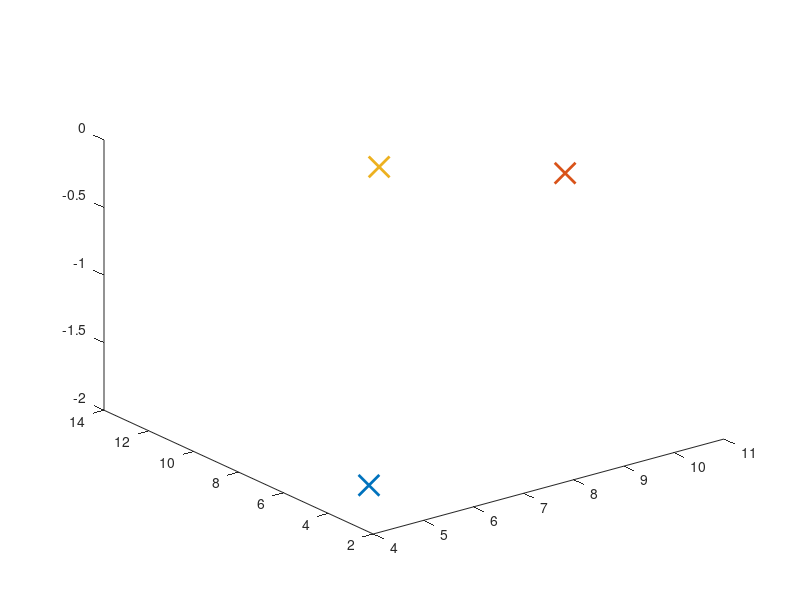

The MATLAB script that drew this image: (Note: this script raises an error after producing the figure.)
% FILEPATH: /home/nicolas/Github/Matlab_algorithm/Tesis/Matlab/PrescribedPerformanceControlMultiagent/PrescribedPerformanceControl_Multiagent_test.Framework.SPACE_DIM
% This script implements a multi-agent system with prescribed performance control.
% The agents are modeled as double integrators, and the control objective is to make
% them track a desired trajectory while maintaining a certain formation. The control
% law is based on a prescribed performance function and a Lyapunov function. The
% script generates random initial positions for the agents and plots their
% trajectories in 3D.
%
% Inputs:
%   - None
%
% Outputs:
%   - None
%
% Author: Benjamin Nicolas Trinidad
% Date: August 2023

clear;
close all;
clc;
tic

disp("iniciando simulacion")

ANIMATION = 1;

%%%%%%%%%%%%%%%%%%%%%%%%%%%%%%%%%%%%%%%%%%%%%%%%%%%%%%%%%%%%%%%%%%%%%%%%%%%
% Simulation and Control Parameters Initialization
%%%%%%%%%%%%%%%%%%%%%%%%%%%%%%%%%%%%%%%%%%%%%%%%%%%%%%%%%%%%%%%%%%%%%%%%%%%

%-------------------------------
% 1. Simulation Time Parameters
%-------------------------------
SimulationParams = struct();
SimulationParams.TIME_STEP  = 0.01;   % Simulation time step [seconds]
SimulationParams.T_END      = 50;     % Total simulation time [seconds]
SimulationParams.TIME       = 0 : SimulationParams.TIME_STEP : SimulationParams.T_END; % Time vector

%-------------------------------------------------
% 2. Multi-Agent Formation Parameters
%-------------------------------------------------
Framework = struct();
Framework.SPACE_DIM          = 3;    % Number of spatial dimensions (3D)
Framework.NUM_AGENTS         = 3;    % Number of agents in the formation
Framework.NUM_EDGES          = 3;    % Number of edges in the formation graph
Framework.STATES_PER_VEHICLE = 12;   % Number of states per vehicle [η₁; η₂; ν₁; ν₂]
Framework.LEADER_AGENT       = 3;    % Index of the leader agent
Framework.distance           = zeros(Framework.NUM_EDGES, 1); % Desired inter-agent distances (to be computed later)
SimulationParams.noise       = 0.00; % Noise level for sensor measurements (if applicable)
%-------------------------------------------------
% 3. Prescribed Performance Control (PPC) Parameters
%-------------------------------------------------
PPControl = struct();
% PPControl.K_V       = 3;   % Gain for virtual control (velocity tracking)
% PPControl.K_TANG    = 11900;     % Gain for hyperbolic tangent term (robustness)
% PPControl.K_SIGMA   = 11;      % Gain for sigma term (damping)
PPControl.K_V       = 3;   % Gain for virtual control (velocity tracking)
PPControl.K_TANG    = 11900;     % Gain for hyperbolic tangent term (robustness)
PPControl.K_SIGMA   = 11750;      % Gain for sigma term (damping)

%-------------------------------------------------
% 4. PID Controller Gains (for orientation control)
%-------------------------------------------------
PidControl = struct();
PidControl.KP   = 3*100;   % Proportional gain
PidControl.KD   = 60;    % Derivative gain
PidControl.KI   = 40;    % Integral gain

%-------------------------------------------------
% 5. Prescribed Performance Function (PPF) Parameters
%-------------------------------------------------
PPF = struct();
PPF.DELTA_UPPER_LIMIT = 4;      % Upper bound for performance envelope
PPF.DELTA_LOWER_LIMIT = 4;      % Lower bound for performance envelope
PPF.PPF_START         = 1;      % Initial value of the performance function
PPF.PPF_END           = 0.07;   % Final value of the performance function
PPF.BETA              = 0.9;    % Exponential decay rate for the performance function


%%%%%%%%%%%%%%%%%%%%%%%%%%%%%%%%%%%%%%%%%%%%%%%%%%%%%%%%%%%%%%%%%%%%%%%%%%
%% Parámetros de la trayectoria
R     = 5;           % Radio en metros
omega = 0.15;        % Velocidad angular (rad/s)
xc    = 2.7;         % Centro en X
yc    = 12.1;        % Centro en Y
zc    = 0;           % Altura inicial
phi0  = 0.0;         % Fase inicial

vz    = 1;          % Velocidad vertical constante en m/s
%%%%%%%%%%%%%%%%%%%%%%%%%%%%%%%%%%%%%%%%%%%%%%%%%%%%%%%%%%%%%%%%%%%%%%%%%%%
% Prescribed Performance Function (PPF) Calculation and Agent Initialization
%%%%%%%%%%%%%%%%%%%%%%%%%%%%%%%%%%%%%%%%%%%%%%%%%%%%%%%%%%%%%%%%%%%%%%%%%%%

%-----------------------------------------------------
% 1. Prescribed Performance Function (PPF) Calculation
%-----------------------------------------------------
% The PPF defines a time-varying performance envelope for the tracking error.
% It starts at PPF_START and exponentially decays to PPF_END with rate BETA.
% This envelope is used to guarantee transient and steady-state performance.
%
% Equation:
%   PPF(t) = (PPF_START - PPF_END) * exp(-BETA * t) + PPF_END
PPF.PPF = (PPF.PPF_START - PPF.PPF_END) ...
    .* exp(-PPF.BETA * SimulationParams.TIME) ...
    + PPF.PPF_END;

% Derivative of the PPF with respect to time
PPF.PPF_DOT = -PPF.BETA * (PPF.PPF - PPF.PPF_END);


% Pre-allocate arrays for the upper and lower bounds of the PPF for each edge.
PPF.b_plus  = zeros(Framework.NUM_EDGES, 1);
PPF.b_minus = zeros(Framework.NUM_EDGES, 1);

%---------------------------------
% 2. Agent Initial Position Setup
%---------------------------------
% Define the initial positions for each agent in 3D space (meters).
% These are column vectors [x; y; z] for each agent, scaled by 3 for scenario.
AgentSetup = struct();
AgentSetup.AGENT_1_POS_M = 3 * [1.5579; 1.2313; -0.6123]; % Agent 1 initial position
AgentSetup.AGENT_2_POS_M = 3 * [3.5815; 2.8371; -0.1681]; % Agent 2 initial position
AgentSetup.AGENT_3_POS_M = 3 * [3.0201; 4.3460; -0.2113]; % Agent 3 initial position

% Aggregate all initial positions into a single column vector for convenience.
% The vector is stacked as [agent1; agent2; agent3], each as [x; y; z].
AgentSetup.positionsArray_M = [
    AgentSetup.AGENT_1_POS_M;
    AgentSetup.AGENT_2_POS_M;
    AgentSetup.AGENT_3_POS_M
];

%-------------------------------------------
% 3. Agent Trajectory Buffer Initialization
%-------------------------------------------
% Pre-allocate a buffer to store the trajectory (positions) of each agent
% over the simulation time for later plotting or animation.
% Dimensions: [time_steps x num_agents x space_dim]
AgentSetup.agentTrajectoryBuffer_M = zeros( ...
    length(SimulationParams.TIME) - 1, ...
    Framework.NUM_AGENTS, ...
    Framework.SPACE_DIM ...
        );
        
%-------------------------------------------
% 4. Desired Target Positions for Each Agent
%-------------------------------------------
% Define the desired (goal) positions for each agent in 3D space (meters).
% These are row vectors [x, y, z] for each agent, scaled by 3 for scenario.
DesiredTargets = struct();
DesiredTargets.AGENT_1_POS_M = 3 * [1, 1, -1]; % Agent 1 desired position
DesiredTargets.AGENT_2_POS_M = 3 * [3, 1, -1]; % Agent 2 desired position
DesiredTargets.AGENT_3_POS_M = 3 * [2, 3, -1]; % Agent 3 desired position

% Aggregate all desired positions into a single column vector for convenience.
% The vector is stacked as [agent1; agent2; agent3], each as [x; y; z].
DesiredTargets.agentPositionsArray_M = [
    DesiredTargets.AGENT_1_POS_M';
    DesiredTargets.AGENT_2_POS_M';
    DesiredTargets.AGENT_3_POS_M'
];

% Generate plot with initial positions for the agents
figure(1);
for i = 1:Framework.NUM_AGENTS
    index_qx = (i - 1) * Framework.SPACE_DIM + 1;
    index_qy = (i - 1) * Framework.SPACE_DIM + 2;
    index_qz = (i - 1) * Framework.SPACE_DIM + 3;

    plot3(AgentSetup.positionsArray_M(index_qx),...
          AgentSetup.positionsArray_M(index_qy),...
          AgentSetup.positionsArray_M(index_qz),...
          'x', 'LineWidth', 2, 'MarkerSize', 15);

    hold on;
end

% Define the edges of the formation
EdgesFormation = struct();
EdgesFormation.E1       = [1, 2];
EdgesFormation.E2       = [2, 3];
EdgesFormation.E3       = [3, 1];
EdgesFormation.E_ARRAY  = [EdgesFormation.E1; EdgesFormation.E2; EdgesFormation.E3];


% Calculate the initial distances between agents based on the desired positions
% Calculate the desired distances between agents for each edge in the formation
for i = 1:Framework.NUM_EDGES
    % Get the indices for the first and second agent in the edge
    idx_agent1 = (EdgesFormation.E_ARRAY(i, 1) - 1) * Framework.SPACE_DIM + 1;
    idx_agent2 = (EdgesFormation.E_ARRAY(i, 2) - 1) * Framework.SPACE_DIM + 1;
    
    % Compute the Euclidean distance between the two agents' desired positions
    Framework.distance(i, 1) = norm(DesiredTargets.agentPositionsArray_M(idx_agent1:idx_agent1 + 2) ...
                                        - DesiredTargets.agentPositionsArray_M(idx_agent2:idx_agent2 + 2));
end

% Compute the upper and lower bounds for the prescribed performance function for each edge
for i = 1:Framework.NUM_EDGES
    % Upper bound (b_plus) for the prescribed performance function
    % Ensures the error stays within a shrinking envelope over time
    PPF.b_plus(i) = (PPF.DELTA_UPPER_LIMIT^2 ...
                              + 2 * Framework.distance(i, 1) * PPF.DELTA_UPPER_LIMIT) ...
                              / PPF.PPF(1);


    % Lower bound (b_minus) for the prescribed performance function
    % Ensures the error does not exceed the lower performance envelope
    PPF.b_minus(i) = (2 * Framework.distance(i, 1) * PPF.DELTA_LOWER_LIMIT ...
                               - PPF.DELTA_LOWER_LIMIT^2) ...
                               / PPF.PPF(1);

end

% Buffers for storing error and transformed signals over time
ErrorSignals = struct();
ErrorSignals.e        = zeros(Framework.NUM_EDGES, length(SimulationParams.TIME) - 1); % Standard error
ErrorSignals.e_plus   = zeros(Framework.NUM_EDGES, length(SimulationParams.TIME) - 1); % Positive error bound/component
ErrorSignals.e_minus  = zeros(Framework.NUM_EDGES, length(SimulationParams.TIME) - 1); % Negative error bound/component
ErrorSignals.eta_plus = zeros(Framework.NUM_EDGES, length(SimulationParams.TIME) - 1); % Transformed error variable (+)
ErrorSignals.eta_minus= zeros(Framework.NUM_EDGES, length(SimulationParams.TIME) - 1); % Transformed error variable (-)
ErrorSignals.etaij    = zeros(Framework.NUM_EDGES, length(SimulationParams.TIME) - 1); % Another transformed error variable
ErrorSignals.gammaV   = zeros(Framework.NUM_EDGES, length(SimulationParams.TIME) - 1); % Performance function output
ErrorSignals.zeta     = zeros(Framework.NUM_EDGES, length(SimulationParams.TIME) - 1); % Transformed error for control
ErrorSignals.epsilon  = zeros(Framework.NUM_EDGES, length(SimulationParams.TIME) - 1); % Possibly a small constant or margin

% Time-series data buffers for Prescribed Performance Control signals
PrescribedPerformanceControl = struct();
PPC_Signals.virtualControlDot_V    = zeros(Framework.SPACE_DIM * Framework.NUM_AGENTS, length(SimulationParams.TIME) - 1); % Derivative of virtual control (e.g., in Volts/second)
PPC_Signals.virtualControl_V       = zeros(Framework.SPACE_DIM * Framework.NUM_AGENTS, length(SimulationParams.TIME) - 1);    % Virtual control signal (e.g., in Volts)
PPC_Signals.velocityError_MPS      = zeros(Framework.SPACE_DIM * Framework.NUM_AGENTS, length(SimulationParams.TIME) - 1);   % Position error vector (in meters)
PPC_Signals.controlInput_V         = zeros(Framework.SPACE_DIM * Framework.NUM_AGENTS, length(SimulationParams.TIME) - 1);   % Actual control input (e.g., in Volts)
PPC_Signals.velocityErrorSigma_MPS = zeros(Framework.SPACE_DIM * Framework.NUM_AGENTS, length(SimulationParams.TIME) - 1);  % Velocity error (in meters/second)
PPC_Signals.qTildeDistanceError_M  = zeros(Framework.SPACE_DIM * Framework.NUM_AGENTS, length(SimulationParams.TIME) - 1); % Transformed distance error (in meters)
PPC_Signals.desiredvelocityArray_MPS    = zeros(Framework.SPACE_DIM * Framework.NUM_AGENTS, length(SimulationParams.TIME) - 1);  % Desired velocity (in meters/second)

% Rotation matrices of agents from the previous time step/iteration
% Initialize a 3D array to store the previous rotation matrices for each agent (size: NUM_AGENTS x 3 x 3)
prevAgentRotMatrices = zeros(Framework.NUM_AGENTS, 3, 3);

% Loop over each edge in the formation to compute initial distance errors
for j = 1:Framework.NUM_EDGES
    % Compute the indices for agent j's and i's position in the state vector
    index_qj = EdgesFormation.E_ARRAY(j, 1) * Framework.SPACE_DIM - 2 : EdgesFormation.E_ARRAY(j, 1) * Framework.SPACE_DIM;
    index_qi = EdgesFormation.E_ARRAY(j, 2) * Framework.SPACE_DIM - 2 : EdgesFormation.E_ARRAY(j, 2) * Framework.SPACE_DIM;
    % Compute the indices for the error vector corresponding to this edge
    index_qij = j * Framework.SPACE_DIM - (Framework.SPACE_DIM - 1) : Framework.SPACE_DIM * j;

    % Calculate the initial relative position error for this edge (difference between agent i and agent j)
    PPC_Signals.qTildeDistanceError_M(index_qij, 1) = AgentSetup.positionsArray_M(index_qi, 1) - AgentSetup.positionsArray_M(index_qj, 1);
end

% Compute the initial transformed distance error vector for all edges
PPC_Signals.qTinDistanceError_M = qtinVector(EdgesFormation.E_ARRAY, PPC_Signals.qTildeDistanceError_M(:, 1), Framework.LEADER_AGENT, Framework.NUM_EDGES, Framework.SPACE_DIM);

% Initialize initial linear and angular velocities for each agent
initialLinearvelocityArray_MPS = [
    2.2786; 0.7190; 2.8849;
    0.7418; 1.0539; 1.0164;
    0.5796; 0.7611; 2.2201;
];

initialAngularVelocity_RADPS = [
    0.7099; 1.0521; 1.4225;
    1.1179; 0.2414; 0.5600;
    1.2600; 0.3263; 1.2705;
];

% Store initial velocities in AgentSetup structure for clarity and reuse
AgentSetup.initialLinearvelocityArray_MPS = initialLinearvelocityArray_MPS;
AgentSetup.initialAngularVelocity_RADPS   = initialAngularVelocity_RADPS;
AgentSetup.velocityArray_MPS              = AgentSetup.initialLinearvelocityArray_MPS;
    
% Desired trajectory functions
TrajectoryDefVelocity = struct();

%% Trajectory Definition for Leader Agent
% This section defines the desired linear trajectory functions for the leader agent
% in a multi-agent underwater vehicle simulation. The trajectory is parameterized
% as a function of time (t) and includes the position, velocity (first derivative),
% and acceleration (second derivative) for each spatial axis (X, Y, Z).


%% Funciones de posición deseada
pos_x_desired = @(t) xc + R*cos(omega*t + phi0);
pos_y_desired = @(t) yc + R*sin(omega*t + phi0);
pos_z_desired = @(t) zc + vz*t;

%% Funciones de velocidad deseada (derivadas consistentes)
vel_x_desired = @(t) -R*omega*sin(omega*t);
vel_y_desired = @(t)  R*omega*cos(omega*t);
vel_z_desired = @(t)  vz*ones(size(t)); % Velocidad constante en Z

%% Asignación a la estructura de trayectoria
TrajectoryDefVelocity.pos_linear_desired = @(t) [ pos_x_desired(t);
                                                  pos_y_desired(t);
                                                  pos_z_desired(t) ];

TrajectoryDefVelocity.nu1_desired = @(t) [ vel_x_desired(t);
                                           vel_y_desired(t);
                                           vel_z_desired(t) ];

%% Cálculo de las referencias para todo el horizonte
TrajectoryDefVelocity.PosLeaderDesired       = TrajectoryDefVelocity.pos_linear_desired(SimulationParams.TIME);
TrajectoryDefVelocity.VelLinearLeaderDesired = TrajectoryDefVelocity.nu1_desired(SimulationParams.TIME);



% Define the desired angular trajectory functions for the leader agent
%% Desired Angular Trajectory Definitions for the Leader Agent
% This section defines the desired angular trajectories (roll, pitch, yaw) for the leader agent.
% Each trajectory is specified as a function of time, including the angle itself,
% its first derivative (angular velocity), and its second derivative (angular acceleration).
% These trajectories are used as references for the prescribed performance control.

phi_desired    = @(t) zeros(1, length(t));               % Roll angle
theta_desired  = @(t) zeros(1, length(t));               % Pitch angle
psi_desired    = @(t) zeros(1, length(t));               % Yaw angle (constant)

% First derivatives (angular velocities) BODY
phi_dot_desired   = @(t) zeros(1, length(t));            % d(phi)/dt
theta_dot_desired = @(t) zeros(1, length(t));            % d(theta)/dt
psi_dot_desired   = @(t) zeros(1, length(t));            % d(psi)/dt


%% Description
% This section defines the variables or parameters associated with each axis of 'eta1',
% which likely represents the position and orientation states of the underwater vehicle
% in the multi-agent prescribed performance control simulation model.
%definition for each axis of eta1
TrajectoryDefVelocity.nu1_desired = @(t) [ x_velLinear_desired(t); 
                                           y_velLinear_desired(t); 
                                           z_velLinear_desired(t)]; % Desired trajectory

% This section defines the parameters or variables associated with each axis of the eta2 vector,
% which typically represents a subset of the state variables (such as orientation or position)
% in the underwater vehicle model. The definitions provided here are essential for the
% implementation of prescribed performance control in a multi-agent underwater system.
% definition for each axis of eta2
TrajectoryDefVelocity.eta2_desired = @(t) [phi_desired(t); 
                                           theta_desired(t); 
                                           psi_desired(t)]; % Desired trajectory

% definition for each axis of nu2
TrajectoryDefVelocity.nu2_desired  = @(t) [phi_dot_desired(t); 
                                           theta_dot_desired(t); 
                                           psi_dot_desired(t)];

TrajectoryDefVelocity.pos_linear_desired = @(t) [ ...
                                                pos_x_desired(t); ...
                                                pos_y_desired(t); ...
                                                pos_z_desired(t) ];


TrajectoryDefVelocity.VelAngularLeaderDesired = [0*ones(1,length(SimulationParams.TIME));   % Z y Y descendente
                                                 0*ones(1,length(SimulationParams.TIME));   % Z y X ascendente
                                                 0*ones(1,length(SimulationParams.TIME))];  % X y Y 

% Initialize the struct array to store PID gains
PID_gains = struct('Kp', [], 'Ki', [], 'Kd', []);

PID_gains(1).Kp = [PidControl.KP, PidControl.KP, PidControl.KP];
PID_gains(1).Ki = [PidControl.KD, PidControl.KD, PidControl.KD+15];
PID_gains(1).Kd = [PidControl.KI, PidControl.KI, PidControl.KI];

PID_gains(2).Kp = [PidControl.KP, PidControl.KP, PidControl.KP];
PID_gains(2).Ki = [PidControl.KD, PidControl.KD, PidControl.KD+15];
PID_gains(2).Kd = [PidControl.KI, PidControl.KI, PidControl.KI];

PID_gains(3).Kp = [PidControl.KP, PidControl.KP, PidControl.KP];
PID_gains(3).Ki = [PidControl.KD, PidControl.KD, PidControl.KD+15];
PID_gains(3).Kd = [PidControl.KI, PidControl.KI, PidControl.KI];

% Initialize PID controllers using the struct array
PID_controllers = struct();
for i = 1:Framework.NUM_AGENTS
    PID_controllers(i).PID = PIDController(PID_gains(1).Kp, PID_gains(1).Ki, PID_gains(1).Kd);
end

vehicle = struct();

for i = 1:Framework.NUM_AGENTS
    vehicle(i).eta1    = zeros(Framework.SPACE_DIM, 1);
    vehicle(i).eta2    = zeros(Framework.SPACE_DIM, 1);
    vehicle(i).nu1     = zeros(Framework.SPACE_DIM, 1);
    vehicle(i).nu2     = zeros(Framework.SPACE_DIM, 1);
    vehicle(i).u1      = zeros(Framework.SPACE_DIM, length(SimulationParams.TIME) - 1);
    vehicle(i).u2      = zeros(Framework.SPACE_DIM, length(SimulationParams.TIME) - 1);
    vehicle(i).eta     = zeros(6, length(SimulationParams.TIME) - 1);
    vehicle(i).nu      = zeros(6, length(SimulationParams.TIME) - 1);
    vehicle(i).error   = zeros(Framework.SPACE_DIM, length(SimulationParams.TIME) - 1);
    vehicle(i).eta2error_i = zeros(Framework.SPACE_DIM, length(SimulationParams.TIME) - 1);
    vehicle(i).eta2error_v = zeros(Framework.SPACE_DIM, length(SimulationParams.TIME) - 1);
    vehicle(i).phi     = zeros(length(SimulationParams.TIME)-1);
    vehicle(i).theta   = zeros(length(SimulationParams.TIME)-1);
    vehicle(i).psi     = zeros(length(SimulationParams.TIME)-1);
    % vehicle(i).ModelSetting = zeros(length(SimulationParams.TIME)-1);
end


for i = 1:Framework.NUM_AGENTS
    base_idx = (i - 1) * Framework.SPACE_DIM;
    vehicle(i).eta1(:, 1) = AgentSetup.positionsArray_M(base_idx + 1:base_idx + Framework.SPACE_DIM, 1);
    vehicle(i).nu1(:, 1)  = AgentSetup.velocityArray_MPS(base_idx + 1:base_idx + Framework.SPACE_DIM, 1);
end

% Initialize state vector X
X = zeros(Framework.NUM_AGENTS * Framework.STATES_PER_VEHICLE, length(SimulationParams.TIME));
for i = 1:Framework.NUM_AGENTS
    base_idx = (i - 1) * Framework.STATES_PER_VEHICLE;
    X(base_idx + 1:base_idx + Framework.STATES_PER_VEHICLE, 1) = [
        vehicle(i).eta1(:, 1);
        vehicle(i).eta2(:, 1);
        vehicle(i).nu1(:, 1);
        vehicle(i).nu2(:, 1);
    ];
end

% modelParameters_Bluerov2 struct
for i = 1:Framework.NUM_AGENTS
    modelParameters_Bluerov2(i) = BlueROV2ModelParameters(vehicle(i).nu(:, 1), vehicle(i).eta(:, 1));
end

% Main Loop
totalIterations = length(SimulationParams.TIME) - 1;
hWait = waitbar(0, 'Processing...');  % Inicialización de la barra de progreso


for time_iterator = 1:totalIterations
    % Actualización de la barra de progreso con el porcentaje completado
    if mod(time_iterator, 20) == 0
        waitbar(time_iterator/totalIterations, hWait, sprintf('Progress: %.2f%%', (time_iterator/totalIterations)*100));
    end
    
    %%%%%%%%%%%%%%%%%%%%%%%%%%%%%%%%%%%%%%%%%%%%%%%%%%%%%%%%%%%%%%%%%%%%%%%%%%%
    % 1. Compute Edge Errors and Prescribed Performance Variables
    %%%%%%%%%%%%%%%%%%%%%%%%%%%%%%%%%%%%%%%%%%%%%%%%%%%%%%%%%%%%%%%%%%%%%%%%%%%
    % For each edge in the formation, calculate the relative position error,
    % prescribed performance bounds, transformed errors, and PPC variables.
    % This section implements the prescribed performance control (PPC) error
    % transformation and envelope logic for each edge.
    %%%%%%%%%%%%%%%%%%%%%%%%%%%%%%%%%%%%%%%%%%%%%%%%%%%%%%%%%%%%%%%%%%%%%%%%%%%
    for j = 1:Framework.NUM_EDGES
        %----------------------------------------------------------------------
        % (a) Indices for agent positions in the state vector
        %----------------------------------------------------------------------
        idx_agent_i = EdgesFormation.E_ARRAY(j, 2) * Framework.SPACE_DIM - 2 : EdgesFormation.E_ARRAY(j, 2) * Framework.SPACE_DIM;
        idx_agent_j = EdgesFormation.E_ARRAY(j, 1) * Framework.SPACE_DIM - 2 : EdgesFormation.E_ARRAY(j, 1) * Framework.SPACE_DIM;
        idx_edge    = j * Framework.SPACE_DIM - (Framework.SPACE_DIM - 1) : Framework.SPACE_DIM * j;

        %----------------------------------------------------------------------
        % (b) Relative position error for this edge (vector)
        %     qTilde_ij = q_i - q_j
        %----------------------------------------------------------------------
        PPC_Signals.qTildeDistanceError_M(idx_edge, time_iterator) = ...
                    AgentSetup.positionsArray_M(idx_agent_i, time_iterator) - ...
                    AgentSetup.positionsArray_M(idx_agent_j, time_iterator);

        %----------------------------------------------------------------------
        % (c) Distance error (scalar)
        %     e_ij = ||qTilde_ij|| - d_ij^*
        %----------------------------------------------------------------------
        ErrorSignals.e(j, time_iterator) = ...
                    norm(PPC_Signals.qTildeDistanceError_M(idx_edge, time_iterator)) - Framework.distance(j);

        %----------------------------------------------------------------------
        % (d) Epsilon error (quadratic form)
        %     epsilon_ij = e_ij * (e_ij + 2*d_ij^*)
        %     This is a transformed error used for PPC
        %----------------------------------------------------------------------
        ErrorSignals.epsilon(j, time_iterator) = ...
                    ErrorSignals.e(j, time_iterator) * (ErrorSignals.e(j, time_iterator) + 2 * Framework.distance(j));

        %----------------------------------------------------------------------
        % (e) Prescribed performance bounds (upper/lower envelopes)
        %     e_plus: upper bound, e_minus: lower bound
        %     These bounds shrink over time according to the PPF
        %     e_plus = -d_ij^* + sqrt(d_ij^*^2 + b_plus * PPF)
        %     e_minus = d_ij^* - sqrt(d_ij^*^2 - b_minus * PPF)
        %----------------------------------------------------------------------
        ErrorSignals.e_plus(j, time_iterator) = ...
                    -Framework.distance(j) + sqrt(Framework.distance(j)^2 + PPF.b_plus(j) * PPF.PPF(time_iterator));

        ErrorSignals.e_minus(j, time_iterator) = ...
                    Framework.distance(j) - sqrt(Framework.distance(j)^2 - PPF.b_minus(j) * PPF.PPF(time_iterator));

        %----------------------------------------------------------------------
        % (f) Transformed error variables (for Lyapunov/PPC design)
        %     eta_plus = e_plus^2 + 2*d_ij^* * e_plus
        %     eta_minus = e_minus^2 - 2*d_ij^* * e_minus
        %----------------------------------------------------------------------
        ErrorSignals.eta_plus(j, time_iterator) = ...
                    ErrorSignals.e_plus(j, time_iterator)^2 + 2 * Framework.distance(j) * ErrorSignals.e_plus(j, time_iterator);

        ErrorSignals.eta_minus(j, time_iterator) = ...
                    ErrorSignals.e_minus(j, time_iterator)^2 - 2 * Framework.distance(j) * ErrorSignals.e_minus(j, time_iterator);

        %----------------------------------------------------------------------
        % (g) Normalized error (zeta)
        %     zeta_ij = epsilon_ij / PPF
        %     This normalization ensures the error is relative to the shrinking envelope
        %----------------------------------------------------------------------
        ErrorSignals.zeta(j, time_iterator) = ...
                    ErrorSignals.epsilon(j, time_iterator) / PPF.PPF(time_iterator);

        %----------------------------------------------------------------------
        % (h) GammaV transformation for PPC
        %     gammaV_ij = 0.5 * log( (b_plus*zeta + b_minus*b_plus) / (b_plus*b_minus - b_minus*zeta) )
        %     This transformation is used in the PPC law to ensure error convergence
        %----------------------------------------------------------------------
        ErrorSignals.gammaV(j, time_iterator) = 0.5 * log( ...
                    (PPF.b_plus(j) * ErrorSignals.zeta(j, time_iterator) + PPF.b_minus(j) * PPF.b_plus(j)) / ...
                    (PPF.b_plus(j) * PPF.b_minus(j) - PPF.b_minus(j) * ErrorSignals.zeta(j, time_iterator)) ...
                );
    end
    
    %%%%%%%%%%%%%%%%%%%%%%%%%%%%%%%%%%%%%%%%%%%%%%%%%%%%%%%%%%%%%%%%%%%%%%%%%%%
    % 2. Compute Transformed Distance Errors and Desired Velocities
    %%%%%%%%%%%%%%%%%%%%%%%%%%%%%%%%%%%%%%%%%%%%%%%%%%%%%%%%%%%%%%%%%%%%%%%%%%%
    % This section computes the transformed inter-agent distance errors,
    % the desired velocities for each agent (including formation and leader tracking),
    % and the position error (velocity error) for prescribed performance control.
    %%%%%%%%%%%%%%%%%%%%%%%%%%%%%%%%%%%%%%%%%%%%%%%%%%%%%%%%%%%%%%%%%%%%%%%%%%%

    %--- (a) Compute transformed distance errors for all edges
    %     qTinDistanceError_M = qtinVector(...)
    %     This function computes the transformed relative positions for all edges,
    %     considering the leader agent and the formation structure.
    PPC_Signals.qTinDistanceError_M = qtinVector(EdgesFormation.E_ARRAY, ...
                                                 PPC_Signals.qTildeDistanceError_M(:, time_iterator), ...
                                                 Framework.LEADER_AGENT,...
                                                 Framework.NUM_EDGES,...
                                                 Framework.SPACE_DIM);

    %--- (b) Compute desired velocity for each agent
    %     v_desired = v_leader + omega_leader x qTin
    %     Each agent's desired velocity is the sum of the leader's desired linear velocity
    %     and the cross product of the leader's angular velocity with the transformed distance error.
    for k = 1:Framework.NUM_AGENTS
        PPC_Signals.desiredVelocity_MPS(k*Framework.SPACE_DIM-2: k*Framework.SPACE_DIM, time_iterator) = ...
                                                    TrajectoryDefVelocity.VelLinearLeaderDesired(:, time_iterator) + ...
                                                    cross(TrajectoryDefVelocity.VelAngularLeaderDesired(:, time_iterator), ...
                                                          PPC_Signals.qTinDistanceError_M(k*Framework.SPACE_DIM-2: k*Framework.SPACE_DIM, 1));
    end


    %--- (c) Compute position error (velocity error)
    %     positionError_M = v_actual - v_desired
    %     This is the difference between the actual and desired velocities for all agents.
    
    % no need to compute velocityError_MPS here, as it is already computed in the next section
    % PPC_Signals.velocityError_MPS(:, time_iterator) = ...
    %     AgentSetup.velocityArray_MPS(:, time_iterator) - PPC_Signals.desiredVelocity_MPS(:, time_iterator);

    %--- (d) Compute R matrix for the current agent positions
    %     The R matrix encodes the formation structure and is used in the PPC law.
    R = matrizRTriangle3AgentWithLeader(AgentSetup.positionsArray_M(:, time_iterator), Framework.SPACE_DIM);

    %--- (e) Compute etaij for each edge (transformed error variable)
    %     etaij_j = (1/PPF) * (1/(zeta_j + b_minus_j) - 1/(zeta_j - b_plus_j))
    %     This transformation is used in the PPC law to ensure error convergence.
    for j = 1:Framework.NUM_EDGES
        ErrorSignals.etaij(j, time_iterator) = (1 / PPF.PPF(time_iterator)) * ...
                                               (1 / (ErrorSignals.zeta(j, time_iterator)...
                                                + PPF.b_minus(j))...
                                                - 1 / (ErrorSignals.zeta(j, time_iterator)...
                                                - PPF.b_plus(j)));
    end

    %--- (f) Construct diagonal eta matrix for current time
    %     This matrix is used in the PPC control law.
    eta = diag(ErrorSignals.etaij(:, time_iterator));

    %--- (g) Compute rhop (discrete-time derivative of eta)
    %     This is the time derivative of the eta matrix, used for feedforward compensation.
    if time_iterator == 1
        rhop     = eta / SimulationParams.TIME_STEP;
        temp_eta = eta;
    else
        rhop     = (eta - temp_eta) / SimulationParams.TIME_STEP;
        temp_eta = eta;
    end
    
    %%%%%%%%%%%%%%%%%%%%%%%%%%%%%%%%%%%%%%%%%%%%%%%%%%%%%%%%%%%%%%%%%%%%%%%%%%%
    % 2.1 Virtual Control and Velocity Error Calculation (Prescribed Performance)
    %%%%%%%%%%%%%%%%%%%%%%%%%%%%%%%%%%%%%%%%%%%%%%%%%%%%%%%%%%%%%%%%%%%%%%%%%%%
    % This section computes the virtual control signal for the Prescribed Performance Control (PPC)
    % and the associated velocity error. The virtual control is designed to ensure that the
    % system tracks the desired velocity while respecting the prescribed performance bounds.
    %
    % Equation for Virtual Control:
    %   v_virtual = -K_V * R' * eta' * gammaV + v_desired
    %   where:
    %     - K_V: PPC gain
    %     - R: Formation structure matrix
    %     - eta: Diagonal matrix of transformed errors
    %     - gammaV: Transformed error vector for PPC
    %     - v_desired: Desired velocity for each agent
    %
    % The velocity error is then computed as:
    %   velocityError = v_actual - v_virtual
    %%%%%%%%%%%%%%%%%%%%%%%%%%%%%%%%%%%%%%%%%%%%%%%%%%%%%%%%%%%%%%%%%%%%%%%%%%%
    %--- (a) Compute the virtual control signal for PPC
    PPC_Signals.virtualControl_V(:, time_iterator) = ...
                                -PPControl.K_V * R' * eta' * ErrorSignals.gammaV(:, time_iterator) + ...
                                    PPC_Signals.desiredVelocity_MPS(:, time_iterator);  % [Eq. 1] Virtual control law

    %--- (b) Compute the velocity error (difference between actual and virtual control)
    PPC_Signals.velocityErrorSigma_MPS(:, time_iterator) = ...
        AgentSetup.velocityArray_MPS(:, time_iterator) - PPC_Signals.virtualControl_V(:, time_iterator); % [Eq. 2] Velocity error

    %--- (c) Compute the derivative of the virtual control (finite difference)
    % This is used as a feedforward term in the PPC law.
    if time_iterator == 1
        PPC_Signals.virtualControlDot_V(:, time_iterator) = ...
            PPC_Signals.virtualControl_V(:, time_iterator) / SimulationParams.TIME_STEP;
    else
        PPC_Signals.virtualControlDot_V(:, time_iterator) = ...
            (PPC_Signals.virtualControl_V(:, time_iterator) - PPC_Signals.virtualControl_V(:, time_iterator - 1)) / SimulationParams.TIME_STEP;
    end

    %%%%%%%%%%%%%%%%%%%%%%%%%%%%%%%%%%%%%%%%%%%%%%%%%%%%%%%%%%%%%%%%%%%%%%%%%%%
    % Dynamic Model Matrices Initialization for Each Agent
    %%%%%%%%%%%%%%%%%%%%%%%%%%%%%%%%%%%%%%%%%%%%%%%%%%%%%%%%%%%%%%%%%%%%%%%%%%%
    % These matrices will be built up for all agents in the next loop
    GAMMA_MATRIX = [];
    Ceta1V = [];
    Deta1V = [];
    geta1V = [];
    
    %%%%%%%%%%%%%%%%%%%%%%%%%%%%%%%%%%%%%%%%%%%%%%%%%%%%%%%%%%%%%%%%%%%%%%%%%%%
    % 3. Dynamic Model and Error Calculation for Each Vehicle
    %%%%%%%%%%%%%%%%%%%%%%%%%%%%%%%%%%%%%%%%%%%%%%%%%%%%%%%%%%%%%%%%%%%%%%%%%%%
    % For each agent, compute the tracking error, update the rotation matrix,
    % build the dynamic model matrices (Gamma, C, D, g), and update error integrals.
    % This section prepares the matrices for the PPC control law.
    %%%%%%%%%%%%%%%%%%%%%%%%%%%%%%%%%%%%%%%%%%%%%%%%%%%%%%%%%%%%%%%%%%%%%%%%%%%

    for j = 1:Framework.NUM_AGENTS
        %----------------------------------------------------------------------
        % (a) Tracking Error Calculation
        %     error = eta2_desired - eta2_actual
        %     eta2: orientation (roll, pitch, yaw)
        %----------------------------------------------------------------------
        vehicle(j).eta2error(:, time_iterator) = ...
            TrajectoryDefVelocity.eta2_desired(SimulationParams.TIME(time_iterator)) - ...
            vehicle(j).eta2(:, time_iterator);

        %----------------------------------------------------------------------
        % (b) Rotation Matrix Calculation
        %     R(φ, θ, ψ): rotation matrix from body to inertial frame
        %----------------------------------------------------------------------
        vehicleRotationMatrix = rotationMatrix( ...
            vehicle(j).eta2(1, time_iterator), ...
            vehicle(j).eta2(2, time_iterator), ...
            vehicle(j).eta2(3, time_iterator) ...
        );

        %----------------------------------------------------------------------
        % (c) Update Model Parameters for Current State
        %     BlueROV2ModelParameters(nu, eta): returns updated model parameters
        %----------------------------------------------------------------------
        modelParameters_Bluerov2(j) = BlueROV2ModelParameters( ...
            vehicle(j).nu(:, time_iterator), ...
            vehicle(j).eta(:, time_iterator) ...
        );

        %----------------------------------------------------------------------
        % (d) Inertia Matrix and Its Inverse
        %     M = [M11, M12; M21, M22]
        %     M_inv = inv(M)
        %----------------------------------------------------------------------
        M = [modelParameters_Bluerov2(j).M11, modelParameters_Bluerov2(j).M12; ...
             modelParameters_Bluerov2(j).M21, modelParameters_Bluerov2(j).M22];
        M_inv = inv(M);

        % Split M_inv into 3x3 blocks for further calculations
        inv_M11 = M_inv(1:3, 1:3);
        inv_M12 = M_inv(1:3, 4:6);
        inv_M21 = M_inv(4:6, 1:3);
        inv_M22 = M_inv(4:6, 4:6);

        %----------------------------------------------------------------------
        % (e) Gamma Matrix Construction
        %     Gamma = block diagonal of (R * M11)
        %     Used for transforming control inputs to inertial frame
        %----------------------------------------------------------------------
        rotation_M11_matrix_product = vehicleRotationMatrix * modelParameters_Bluerov2(j).M11;
        GAMMA_MATRIX = blkdiag(GAMMA_MATRIX, rotation_M11_matrix_product);

        %----------------------------------------------------------------------
        % (f) Dynamic Model Matrices in Body Frame
        %     Cnu1 = inv_M11 * C11 + inv_M12 * C21
        %     Dnu1 = -inv_M11 * D11
        %     gnu1 = -inv_M11 * g1
        %     These represent Coriolis, damping, and gravity terms
        %----------------------------------------------------------------------
        Cnu1 = -inv_M11 * modelParameters_Bluerov2(j).C11 - inv_M12 * modelParameters_Bluerov2(j).C21;
        Dnu1 = -inv_M11 * modelParameters_Bluerov2(j).D11;
        gnu1 = -inv_M11 * modelParameters_Bluerov2(j).g1;

        %----------------------------------------------------------------------
        % (g) Rotation Matrix Derivative (for time-varying orientation)
        %     Used in transformation of dynamic terms to inertial frame
        %----------------------------------------------------------------------
        diff_RotationMatrix = (vehicleRotationMatrix - squeeze(prevAgentRotMatrices(j, :, :))) / SimulationParams.TIME_STEP;
        prevAgentRotMatrices(j, :, :) = vehicleRotationMatrix;
        
        %----------------------------------------------------------------------
        % (h) Transform Dynamic Model Matrices to Inertial Frame
        %     Ceta1i = R * Cnu1 / R + dR/dt / R
        %     Deta1i = R * Dnu1 / R
        %     geta1i = R * gnu1
        %     These are used in the PPC control law
        %----------------------------------------------------------------------
        Ceta1i = vehicleRotationMatrix * Cnu1 / vehicleRotationMatrix + diff_RotationMatrix / vehicleRotationMatrix;
        Deta1i = vehicleRotationMatrix * Dnu1 / vehicleRotationMatrix;
        geta1i = vehicleRotationMatrix * gnu1;

        %----------------------------------------------------------------------
        % Derivate the follow equation vehicle(j).nu1;
        %----------------------------------------------------------------------
        % Compute the derivative of nu1 (nu1dot) using finite differences
        if time_iterator == 1
            nu1dot = zeros(Framework.SPACE_DIM, 1);
        else
            nu1dot = (vehicle(j).nu1(:, time_iterator) - vehicle(j).nu1(:, time_iterator - 1)) / SimulationParams.TIME_STEP;
        end
        % nu1dot now contains the time derivative of nu1 for agent j at this time step

        %----------------------------------------------------------------------
        % (i) Stack Dynamic Terms for All Agents
        %     These vectors are used to build the OMEGA term in the PPC law
        %----------------------------------------------------------------------
        Ceta1V = vertcat(Ceta1V, Ceta1i * nu1dot);
        Deta1V = vertcat(Deta1V, Deta1i * nu1dot);
        geta1V = vertcat(geta1V, geta1i);

        %----------------------------------------------------------------------
        % (j) Error Integrator for PID Control
        %     error_i = integral of error over time
        %     error_v = derivative error (nu2_desired - nu2_actual)
        %----------------------------------------------------------------------
        if time_iterator == 1
            vehicle(j).eta2error_i(:, time_iterator) = 0;
        else
            vehicle(j).eta2error_i(:, time_iterator) = ...
                vehicle(j).eta2error_i(:, time_iterator-1) + ...
                vehicle(j).eta2error(:, time_iterator) * SimulationParams.TIME_STEP;
        end
        vehicle(j).eta2error_v(:, time_iterator) = ...
            TrajectoryDefVelocity.nu2_desired(SimulationParams.TIME(time_iterator)) - ...
            vehicle(j).nu2(:, time_iterator);
    end

    %%%%%%%%%%%%%%%%%%%%%%%%%%%%%%%%%%%%%%%%%%%%%%%%%%%%%%%%%%%%%%%%%%%%%%%%%%%
    % 4. Control Law Calculation and State Update
    %%%%%%%%%%%%%%%%%%%%%%%%%%%%%%%%%%%%%%%%%%%%%%%%%%%%%%%%%%%%%%%%%%%%%%%%%%%
    % This section computes the control input for each agent using the PPC law,
    % updates the PID control for orientation, aggregates the control inputs,
    % and advances the system state using RK4 integration.
    %%%%%%%%%%%%%%%%%%%%%%%%%%%%%%%%%%%%%%%%%%%%%%%%%%%%%%%%%%%%%%%%%%%%%%%%%%%

    %----------------------------------------------------------------------
    % (a) Compute OMEGA: Dynamic Model Terms
    %     OMEGA = Ceta1V + Deta1V + geta1V
    %     This term aggregates Coriolis, damping, and gravity effects for all agents.
    %----------------------------------------------------------------------
    OMEGA = Ceta1V + Deta1V + geta1V;

    %----------------------------------------------------------------------
    % (b) Compute PPC Control Input (u1) for All Agents
    %     Equation:
    %     u1 = GAMMA^{-1} * [virtualControlDot - R' * eta' * gammaV - OMEGA
    %           - ((TAU_SIGMA^2)/2 + K_SIGMA) * velocityError
    %           - K_TANG * tanh(velocityError)]
    %
    %     This is the main PPC law for the translational dynamics.
    %----------------------------------------------------------------------
    PPC_Signals.controlInput_V(:, time_iterator) = GAMMA_MATRIX \ ( ...
        PPC_Signals.virtualControlDot_V(:, time_iterator) ...
        - R' * eta' * ErrorSignals.gammaV(:, time_iterator) ...
        - OMEGA ...
        - (PPControl.K_SIGMA) * PPC_Signals.velocityErrorSigma_MPS(:, time_iterator) ...
        - PPControl.K_TANG * tanh(PPC_Signals.velocityErrorSigma_MPS(:, time_iterator)) ...
    );

    %----------------------------------------------------------------------
    % (c) Compute PID Control Input (u2) for Orientation for Each Agent
    %     u2 = PID(error, error_i, error_v)
    %     This is the PID law for the rotational/orientation dynamics.
    %----------------------------------------------------------------------
    for j = 1:Framework.NUM_AGENTS
        vehicle(j).u2(:, time_iterator) = PID_controllers(j).PID.computeControl( ...
            vehicle(j).eta2error(:, time_iterator), ...
            vehicle(j).eta2error_i(:, time_iterator), ...
            vehicle(j).eta2error_v(:, time_iterator) ...
        );
    end

    %----------------------------------------------------------------------
    % (d) Assign PPC Control Input (u1) to Each Agent
    %     Extract the relevant slice from the global control vector.
    %----------------------------------------------------------------------
    for j = 1:Framework.NUM_AGENTS
        index_u1 = j * Framework.SPACE_DIM - 2 : j * Framework.SPACE_DIM;
        vehicle(j).u1(:, time_iterator) = PPC_Signals.controlInput_V(index_u1, time_iterator);
    end
    %----------------------------------------------------------------------
    % (e) Aggregate Control Inputs for All Agents
    %     u = [u1; u2] for each agent, stacked into a single vector.
    %----------------------------------------------------------------------
    for j = 1:Framework.NUM_AGENTS
        base_u = (j - 1) * 6;
        index_u = base_u + 1 : base_u + 6;
        u(index_u, time_iterator) = [vehicle(j).u1(:, time_iterator); vehicle(j).u2(:, time_iterator)];
    end

    %----------------------------------------------------------------------
    % (f) Advance System State Using RK4 Integration
    %     X(:, t+1) = RK4step_params(...)
    %     This integrates the multi-agent underwater vehicle model forward in time.
    %----------------------------------------------------------------------
    X(:, time_iterator + 1) = RK4step_new( ...
        @multiagent_underwater_model_bluerov2Params, ...
        SimulationParams.TIME(time_iterator), ...
        X(:, time_iterator), ...
        SimulationParams.TIME_STEP, ...
        u(:, time_iterator), ...
        Framework.SPACE_DIM, ...
        Framework.NUM_AGENTS, ...
        modelParameters_Bluerov2(:) ...
    );

    %%%%%%%%%%%%%%%%%%%%%%%%%%%%%%%%%%%%%%%%%%%%%%%%%%%%%%%%%%%%%%%%%%%%%%%%%%%
    % Update States for Each Vehicle
    %%%%%%%%%%%%%%%%%%%%%%%%%%%%%%%%%%%%%%%%%%%%%%%%%%%%%%%%%%%%%%%%%%%%%%%%%%%
    for j = 1:Framework.NUM_AGENTS
        %---------------------------------------------------------------------- 
        % (a) Calculate the starting index for the state vector of the current vehicle
        %     Each vehicle has a state vector of size STATES_PER_VEHICLE
        %---------------------------------------------------------------------- 
        start_idx = (j - 1) * Framework.STATES_PER_VEHICLE + 1;
        base_idx  = (j - 1) * Framework.SPACE_DIM;

        %---------------------------------------------------------------------- 
        % (b) Update Position (η₁), Orientation (η₂), Linear Velocity (ν₁),
        %     and Angular Velocity (ν₂) for the current vehicle
        %---------------------------------------------------------------------- 
        vehicle(j).eta1(:, time_iterator + 1) = X(start_idx:start_idx + 2, time_iterator + 1); % η₁: Position
        vehicle(j).eta2(:, time_iterator + 1) = X(start_idx + 3:start_idx + 5, time_iterator + 1); % η₂: Orientation
        vehicle(j).nu1(:, time_iterator + 1)  = X(start_idx + 6:start_idx + 8, time_iterator + 1); % ν₁: Linear Velocity
        vehicle(j).nu2(:, time_iterator + 1)  = X(start_idx + 9:start_idx + 11, time_iterator + 1); % ν₂: Angular Velocity


        %---------------------------------------------------------------------- 
        % Add disturbance
        % to each vehicle and each axis    
        %---------------------------------------------------------------------- 
        
        vehicle(j).eta1(:, time_iterator + 1) = vehicle(j).eta1(:, time_iterator + 1) + SimulationParams.noise*rand(3,1);
        vehicle(j).eta2(:, time_iterator + 1) = vehicle(j).eta2(:, time_iterator + 1) + SimulationParams.noise*rand(3,1);
        vehicle(j).nu1(:, time_iterator + 1)  = vehicle(j).nu1(:, time_iterator + 1)  + SimulationParams.noise*rand(3,1);
        vehicle(j).nu2(:, time_iterator + 1)  = vehicle(j).nu2(:, time_iterator + 1)  + SimulationParams.noise*rand(3,1);

        %---------------------------------------------------------------------- 
        % (c) Aggregate Position and Orientation (η) and Velocities (ν)
        %---------------------------------------------------------------------- 
        vehicle(j).eta(:, time_iterator + 1) = X(start_idx:start_idx + 5, time_iterator + 1); % η = [η₁; η₂]
        vehicle(j).nu(:, time_iterator + 1)  = X(start_idx + 6:start_idx + 11, time_iterator + 1); % ν = [ν₁; ν₂]

        %---------------------------------------------------------------------- 
        % (d) Update Initial Positions and Velocities in AgentSetup Structure
        %---------------------------------------------------------------------- 
        AgentSetup.positionsArray_M(base_idx + 1:base_idx + Framework.SPACE_DIM, time_iterator + 1) = vehicle(j).eta1(:, time_iterator + 1); % Update position
        AgentSetup.velocityArray_MPS(base_idx + 1:base_idx + Framework.SPACE_DIM, time_iterator + 1) = vehicle(j).nu1(:, time_iterator + 1); % Update velocity

    end
    
    %%%%%%%%%%%%%%%%%%%%%%%%%%%%%%%%%%%%%%%%%%%%%%%%%%%%%%%%%%%%%%%%%%%%%%%%%%%
    % Update Agent Trajectories and Orientation Angles
    % This section updates the trajectory buffer for animation and stores the
    % orientation angles (phi, theta, psi) for each agent at the current time step.
    %%%%%%%%%%%%%%%%%%%%%%%%%%%%%%%%%%%%%%%%%%%%%%%%%%%%%%%%%%%%%%%%%%%%%%%%%%%

    % Update trajectory buffer for animation
    % The trajectory buffer stores the 3D positions (X, Y, Z) of each agent
    % at the current time step for visualization purposes.
    for j = 1:Framework.NUM_AGENTS
        % Extract the X, Y, Z positions of agent `j` from the positions array
        AgentSetup.agentTrajectoryBuffer_M(time_iterator, j, :) = [
            AgentSetup.positionsArray_M(j * Framework.SPACE_DIM - 2, time_iterator+1), ... % X position
            AgentSetup.positionsArray_M(j * Framework.SPACE_DIM - 1, time_iterator+1), ... % Y position
            AgentSetup.positionsArray_M(j * Framework.SPACE_DIM,     time_iterator+1)         % Z position
        ];
    end

    % Update orientation angles (phi, theta, psi) for each agent
    % Orientation angles are extracted from the eta2 state variable of each agent.
    % These angles represent the roll (phi), pitch (theta), and yaw (psi) of the agent.
    for j = 1:Framework.NUM_AGENTS
        % Store the roll (phi), pitch (theta), and yaw (psi) angles for agent `j`
        % at the current time step.
        vehicle(j).phi(time_iterator) = vehicle(j).eta2(1, time_iterator + 1);   % Roll (phi)
        vehicle(j).theta(time_iterator) = vehicle(j).eta2(2, time_iterator + 1); % Pitch (theta)
        vehicle(j).psi(time_iterator) = vehicle(j).eta2(3, time_iterator + 1);   % Yaw (psi)
    end
    
end

close(hWait);  % Cierre de la barra de progreso

%%%%%%%%%%%%%%%%%%%%%%%%%%%%%%%%%%%%%%%%%%%%%%%%%%%%%%%%%%%%%%%%%%%%%%%%%%%
%% Animation and Trajectory Plotting Section
%% Animation and Trajectory Plotting Section
%% Animation and Trajectory Plotting Section
%% Animation and Trajectory Plotting Section
%% Animation and Trajectory Plotting Section
%% Animation and Trajectory Plotting Section
%%%%%%%%%%%%%%%%%%%%%%%%%%%%%%%%%%%%%%%%%%%%%%%%%%%%%%%%%%%%%%%%%%%%%%%%%%%
% This section handles the visualization of the agents' trajectories.
% If ANIMATION is enabled, it animates the 3D movement of the agents.
% Otherwise, it plots the 3D trajectories of the leader and agent 3,
% and overlays the final formation framework.
%%%%%%%%%%%%%%%%%%%%%%%%%%%%%%%%%%%%%%%%%%%%%%%%%%%%%%%%%%%%%%%%%%%%%%%%%%%

disp("Plotting")

if ANIMATION == 1
    %%%%%%%%%%%%%%%%%%%%%%%%%%%%%%%%%%%%%%%%%%%%%%%%%%%%%%%%%%%%%%%%%%%%%%%
    % 3D Animation of Agent Trajectories
    %%%%%%%%%%%%%%%%%%%%%%%%%%%%%%%%%%%%%%%%%%%%%%%%%%%%%%%%%%%%%%%%%%%%%%%
    f = figure(1);

    plotAnimation3Agents_Optimized( ...
        AgentSetup.agentTrajectoryBuffer_M, ...
        TrajectoryDefVelocity.PosLeaderDesired, ...
        SimulationParams.TIME, ...
        AgentSetup.positionsArray_M, ...
        EdgesFormation.E_ARRAY, ...
        f ...
    );
else
    %%%%%%%%%%%%%%%%%%%%%%%%%%%%%%%%%%%%%%%%%%%%%%%%%%%%%%%%%%%%%%%%%%%%%%%
    % Static 3D Trajectory Plotting
    %%%%%%%%%%%%%%%%%%%%%%%%%%%%%%%%%%%%%%%%%%%%%%%%%%%%%%%%%%%%%%%%%%%%%%%

    plotLeaderAndAgentTrajectory3D(TrajectoryDefVelocity, AgentSetup, Framework, EdgesFormation);
end


% Plot the prescribed performance bounds and error signals for each edge
plotPrescribedPerformanceBounds(ErrorSignals, EdgesFormation, Framework, SimulationParams);

% Plot the initial formation shape based on the desired agent positions
plotInitialFormationShape(DesiredTargets.agentPositionsArray_M(:, 1), EdgesFormation.E_ARRAY);

% Plot the orientation tracking performance for each agent
plotOrientationTracking(X, TrajectoryDefVelocity, Framework, SimulationParams);

% Plot the control inputs (u) applied to each agent over time
plotControlInputs(u, SimulationParams, Framework);

% Plot the position errors of agent 3 compared to the leader's desired trajectory
plotPositionErrors(3, AgentSetup.positionsArray_M, TrajectoryDefVelocity.PosLeaderDesired, Framework.SPACE_DIM, SimulationParams.TIME);

% Plot the position of each agent versus the leader's position over time
plotAgentVsLeaderPosition( TrajectoryDefVelocity.PosLeaderDesired, AgentSetup.positionsArray_M, Framework.SPACE_DIM, SimulationParams.TIME);


[avgFormErr, avgTrackErr, totCtrlEff, avgCtrlEff] = calculatePerformanceMetrics(SimulationParams.TIME(1:end-1), ...
                                                                                ErrorSignals.e, ...
                                                                                AgentSetup.positionsArray_M, ...
                                                                                TrajectoryDefVelocity.PosLeaderDesired, ...
                                                                                u(1:9,:), ...
                                                                                SimulationParams.TIME_STEP, ...
                                                                                Framework.SPACE_DIM, ...
                                                                                Framework.NUM_AGENTS);                                                                                

[ITAE_formation, ITAE_tracking, ControlEnergy] = calculateAdditionalMetrics(SimulationParams.TIME(1:end-1), ...
                                                                            ErrorSignals.e,...
                                                                            AgentSetup.positionsArray_M, ...
                                                                            TrajectoryDefVelocity.PosLeaderDesired, ...
                                                                            u(1:9,:), ...
                                                                            SimulationParams.TIME_STEP, ...
                                                                            Framework.SPACE_DIM, ...
                                                                            Framework.NUM_AGENTS);

disp("Prescribed Performance Control Metrics:")
disp("ITAE (Formation): " + ITAE_formation)
disp("ITAE (Tracking):  " + ITAE_tracking)
disp("Total Control Energy: " + ControlEnergy)


if mod(time_iterator, 200)==0
    fprintf('t=%.2f | ||vDot||=%.2f  ||rigidez||=%.2f  ||OMEGA||=%.2f  ||sigma||=%.2f  ||u1||=%.2f\n', ...
        SimulationParams.TIME(time_iterator), ...
        norm(PPC_Signals.virtualControlDot_V(:, time_iterator)), ...
        norm(R' * eta' * ErrorSignals.gammaV(:, time_iterator)), ...
        norm(OMEGA), ...
        norm(PPC_Signals.velocityErrorSigma_MPS(:, time_iterator)), ...
        norm(PPC_Signals.controlInput_V(:, time_iterator)));
end


toc
